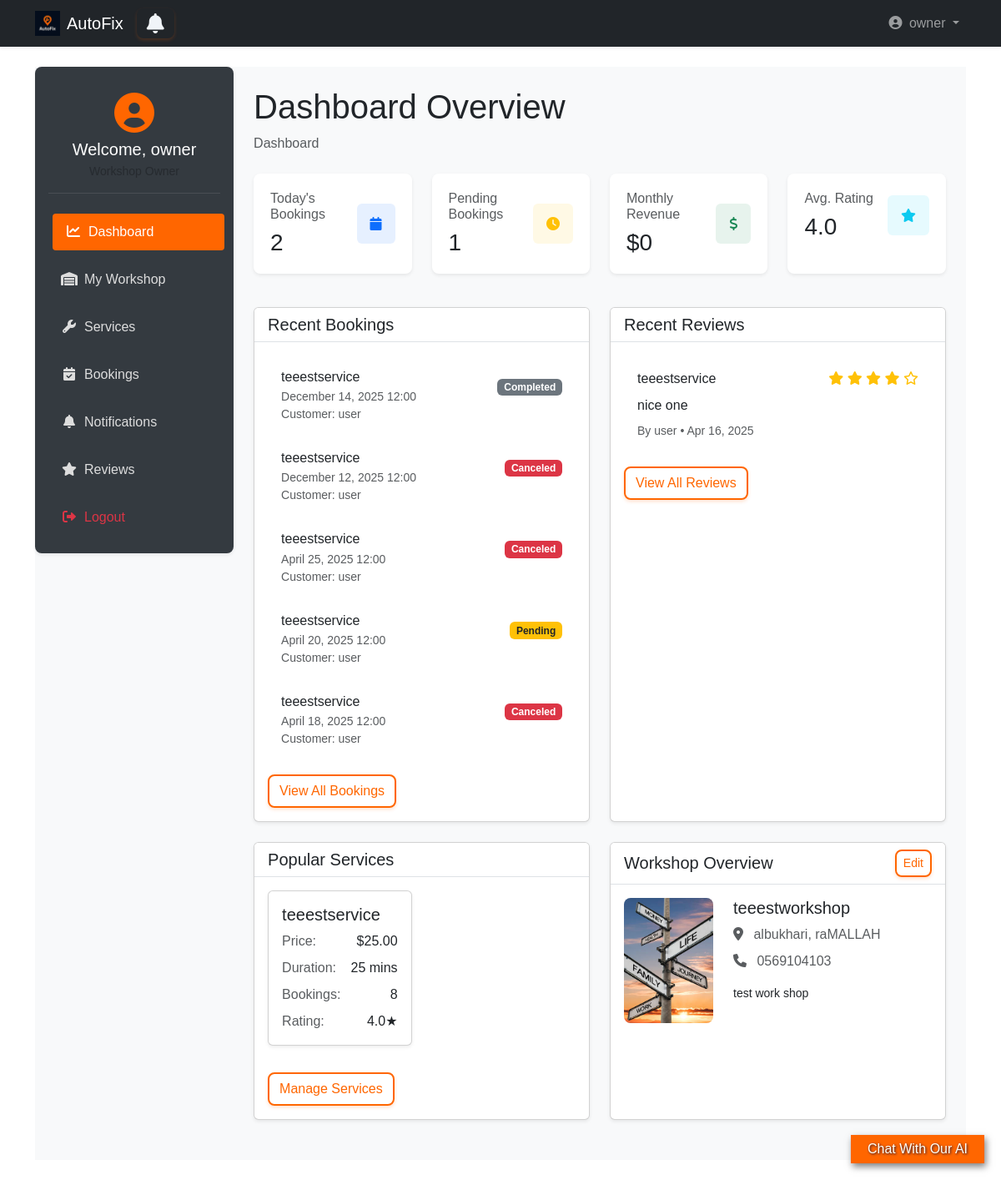
The page /owner_dashboard/owner/dashboard/ (signed in) on the database as committed earlier.
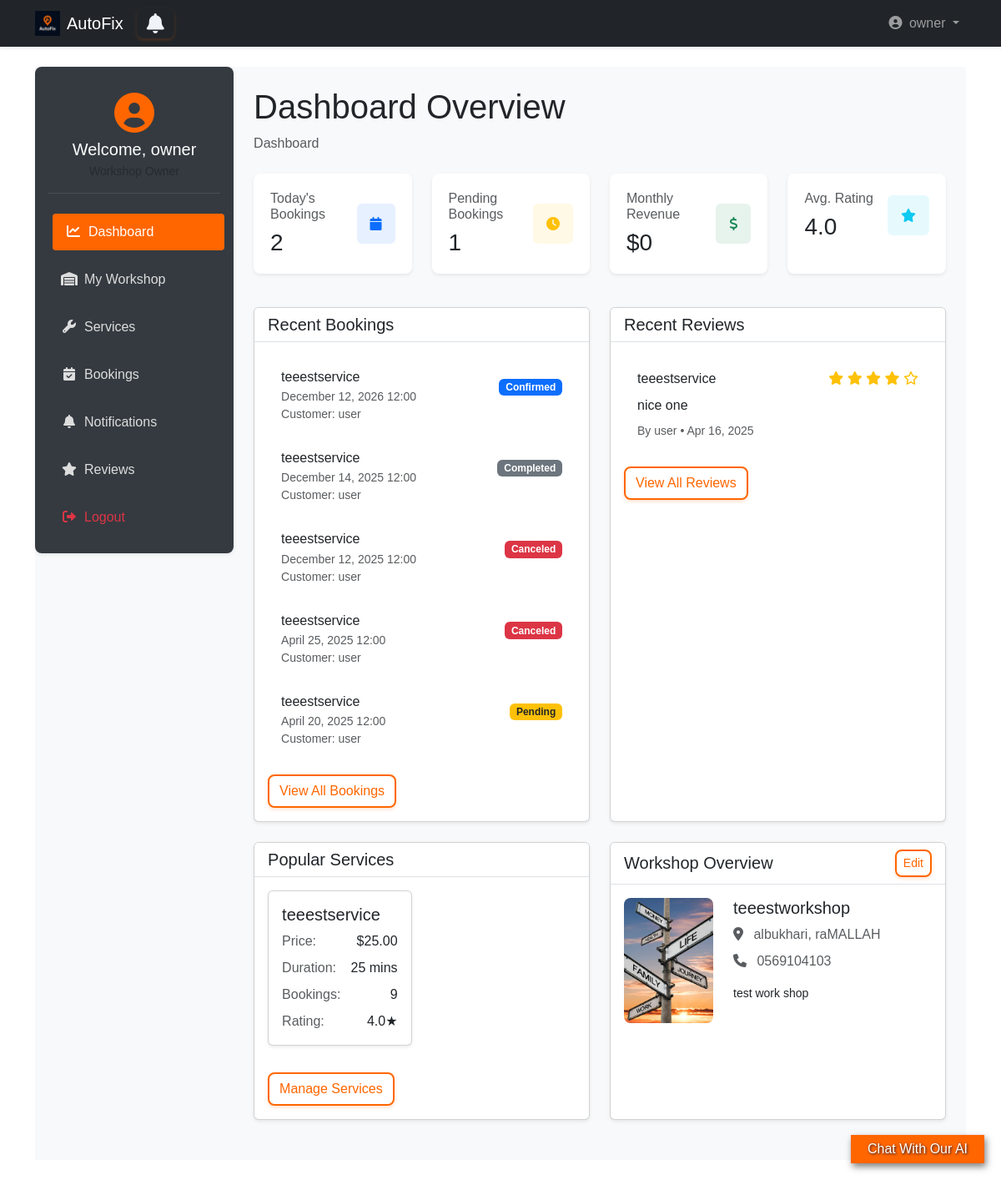
The same page on the database as committed later.
### bookings/models.py (models this page shows, shortened)
class Booking(models.Model):
    STATUS_CHOICES = [
        ('pending', 'Pending'),
        ('confirmed', 'Confirmed'),
        ('completed', 'Completed'),
        ('canceled', 'Canceled'),
    ]
    user = models.ForeignKey(User, on_delete=models.CASCADE)
    car = models.ForeignKey(Car, on_delete=models.CASCADE, null=True, related_name='car_bookings')
    workshop = models.ForeignKey(Workshop, on_delete=models.CASCADE)
    service = models.ForeignKey(Service, on_delete=models.CASCADE, related_name='booking')
    appointment_date = models.DateTimeField()
    status = models.CharField(max_length=20, choices=STATUS_CHOICES, default='pending')
    created_at = models.DateTimeField(auto_now_add=True)
    objects = BookingManger()
    class Meta:
        ordering = ['-appointment_date']

### workshops/models.py (models this page shows, shortened)
class Service(models.Model):
    workshop = models.ForeignKey(Workshop, on_delete=models.CASCADE, related_name='services')
    name = models.CharField(max_length=255)
    price = models.DecimalField(max_digits=10, decimal_places=2)
    description = models.TextField(blank=True)
    duration = models.PositiveIntegerField(help_text="Duration in minutes")

### accounts/models.py (models this page shows, shortened)
class User(AbstractUser):
    username = None
    email = models.EmailField(unique=True)
    phone = models.CharField(max_length=15, unique=True, blank=True)
    is_workshop_owner = models.BooleanField(default=False)
    address = models.ForeignKey(Address, on_delete=models.SET_NULL, null=True, blank=True)
    objects = UserManager()
    USERNAME_FIELD = 'email'
    REQUIRED_FIELDS = ['first_name', 'last_name']  # names required for registration
    def get_short_name(self):
        return self.first_name

### reviews/models.py (models this page shows, shortened)
class Review(models.Model):
    user = models.ForeignKey(User, on_delete=models.CASCADE)
    workshop = models.ForeignKey(Workshop, on_delete=models.CASCADE)
    service = models.ForeignKey(Service, on_delete=models.CASCADE)
    rating = models.IntegerField(choices=[(i, i) for i in range(1, 6)])
    comment = models.TextField()
    response = models.TextField(null=True)
    created_at = models.DateTimeField(auto_now_add=True)
    objects = ReviewManager()
    class Meta:
        unique_together = ('user', 'workshop', 'service') #Prevents Multiple Reviews
        ordering = ['-created_at']

### owner_dashboard/views.py (the view)
# urls.py: path('dashboard/', views.dashboard, name='dashboard'),
def dashboard(request):
    if not request.user.is_workshop_owner:
        return redirect('landing:main')
    if not Workshop.objects.filter(owner = request.user):
        return redirect('owner_dashboard:workshop')
    workshop = Workshop.objects.filter(owner=request.user).first()
    if not workshop:
        return render(request, 'owner_dashboard/dashboard.html', {'workshops': []})
    today = date.today()
    bookings = Booking.objects.filter(workshop=workshop)
    total_bookings = bookings.count()
    today_bookings = bookings.filter(appointment_date__date=today).count()
    pending_bookings = bookings.filter(status='pending').count()
    monthly_revenue = bookings.filter(
        status='completed',
        appointment_date__month=today.month,
        appointment_date__year=today.year
    ).aggregate(total=Sum('service__price'))['total'] or 0
    reviews = Review.objects.filter(service__workshop=workshop)
    average_rating = reviews.aggregate(avg=Avg('rating'))['avg'] or 0
    recent_bookings = bookings.select_related(
        'user', 'service'  # Removed 'vehicle' as it doesn't exist in your model
    ).order_by('-appointment_date')[:5]
    popular_services = Service.objects.filter(
        workshop=workshop
    ).annotate(
        booking_count=Count('booking'),  # Using default related_name
        avg_rating=Avg('review__rating')
    ).order_by('-booking_count')[:4]
    recent_reviews = reviews.select_related(
        'user', 'service'
    ).order_by('-created_at')[:4]
    context = {
        'workshops': [workshop],
        'stats': {
            'total_bookings': total_bookings,
            'today_bookings': today_bookings,
            'pending_bookings': pending_bookings,
            'monthly_revenue': monthly_revenue,
            'average_rating': round(average_rating, 1),
        },
        'recent_bookings': recent_bookings,
        'popular_services': popular_services,
        'recent_reviews': recent_reviews,
    }
    return render(request, 'owner_dashboard/dashboard.html', context)

### templates/owner_dashboard/dashboard.html (shortened to what the changed rows need)
{% extends 'base2.html' %}
{% load static bootstrap5 %}
{% block extra_css %}
<link rel="stylesheet" href="{% static 'css/owner_dashboard.css' %}">
{% endblock %}
{% block content %}
<div class="wrapper d-flex">
    <main class="main-content flex-grow-1 p-4">
        <div class="dashboard-header mb-4">
            <h1>Dashboard Overview</h1>
        </div>
        <div class="row">
            <div class="col-lg-6 mb-4">
                <div class="card shadow-sm h-100">
                    <div class="card-body">
                        {% if recent_bookings %}
                            <div class="list-group">
                                {% for booking in recent_bookings %}
                                <div class="list-group-item border-0 py-3">
                                    <div class="d-flex justify-content-between align-items-center">
                                        <div>
                                            <h6 class="mb-1">{{ booking.service.name }}</h6>
                                            <small class="text-muted">{{ booking.appointment_date|date:"F j, Y H:i" }}</small>
                                        </div>
                                        <span class="badge
                                            {% if booking.status == 'confirmed' %}bg-primary
                                            {% elif booking.status == 'pending' %}bg-warning text-dark
                                            {% elif booking.status == 'completed' %}bg-secondary
                                            {% else %}bg-danger{% endif %}">
                                            {{ booking.get_status_display }}
                                        </span>
                                    </div>
                                    <small class="text-muted">Customer: {{ booking.user.get_short_name }}</small>
                                </div>
                                {% endfor %}
                            </div>
                        {% else %}
                            <div class="text-center py-3">
                                <i class="fas fa-calendar fa-3x text-muted mb-3"></i>
                                <h5>No recent bookings</h5>
                                <p class="text-muted">You don't have any bookings yet</p>
                            </div>
                        {% endif %}
                    </div>
                </div>
            </div>
            <div class="col-lg-6 mb-4">
                <div class="card shadow-sm h-100">
                    <div class="card-body">
                        {% if recent_reviews %}
                            <div class="list-group">
                                {% for review in recent_reviews %}
                                <div class="list-group-item border-0 py-3">
                                    <div class="d-flex justify-content-between align-items-center mb-2">
                                        <h6 class="mb-0">{{ review.service.name }}</h6>
                                        <div class="star-rating">
                                            {% for i in "12345" %}
                                                {% if forloop.counter <= review.rating %}
                                                    <i class="fas fa-star text-warning"></i>
                                                {% else %}
                                                    <i class="far fa-star text-warning"></i>
                                                {% endif %}
                                            {% endfor %}
                                        </div>
                                    </div>
                                    <p class="mb-2">{{ review.comment|truncatechars:100 }}</p>
                                    <small class="text-muted">
                                        By {{ review.user.get_short_name }} •
                                        {{ review.created_at|date:"M j, Y" }}
                                    </small>
                                </div>
                                {% endfor %}
                            </div>
                        {% else %}
                            <div class="text-center py-3">
                                <i class="fas fa-star fa-3x text-muted mb-3"></i>
                                <h5>No reviews yet</h5>
                                <p class="text-muted">Your workshop hasn't received any reviews yet</p>
                            </div>
                        {% endif %}
                    </div>
                </div>
            </div>
        </div>
        <div class="row">
            <div class="col-lg-6 mb-4">
                <div class="card shadow-sm h-100">
                    <div class="card-body">
                        {% if popular_services %}
                            <div class="row">
                                {% for service in popular_services %}
                                <div class="col-md-6 mb-3">
                                    <div class="card h-100 shadow-sm">
                                        <div class="card-body">
                                            <h5 class="card-title">{{ service.name }}</h5>
                                            <div class="d-flex justify-content-between mb-2">
                                                <span class="text-muted">Price:</span>
                                                <span>${{ service.price }}</span>
                                            </div>
                                            <div class="d-flex justify-content-between mb-2">
                                                <span class="text-muted">Duration:</span>
                                                <span>{{ service.duration }} mins</span>
                                            </div>
                                            <div class="d-flex justify-content-between mb-2">
                                                <span class="text-muted">Bookings:</span>
                                                <span>{{ service.booking_count }}</span>
                                            </div>
                                            <div class="d-flex justify-content-between">
                                                <span class="text-muted">Rating:</span>
                                                <span>
                                                    {% if service.avg_rating %}
                                                        {{ service.avg_rating|floatformat:1 }}★
                                                    {% else %}
                                                        No reviews
                                                    {% endif %}
                                                </span>
                                            </div>
                                        </div>
                                    </div>
                                </div>
                                {% endfor %}
                            </div>
                        {% endif %}
                    </div>
                </div>
            </div>
        </div>
    </main>
</div>
{% endblock %}

Rows that differ between the two databases and show on the page:
no longer on this page (row unchanged): Booking: service.name "teeestservice", appointment_date "April 18, 2025 12:00", status "Canceled", user.get_short_name "user"
added Booking: service.name "teeestservice", appointment_date "December 12, 2026 12:00", status "Confirmed", user.get_short_name "user"
computed for Service "teeestservice": booking_count "8" → "9"
